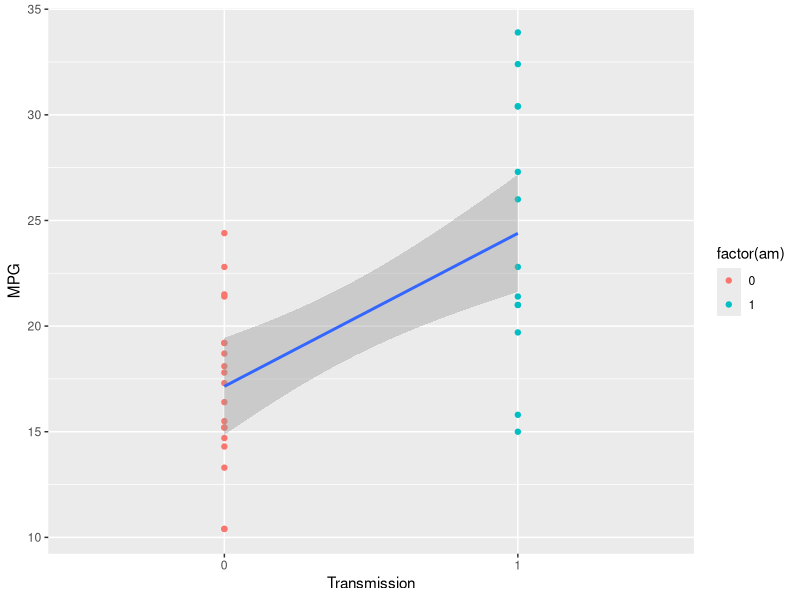
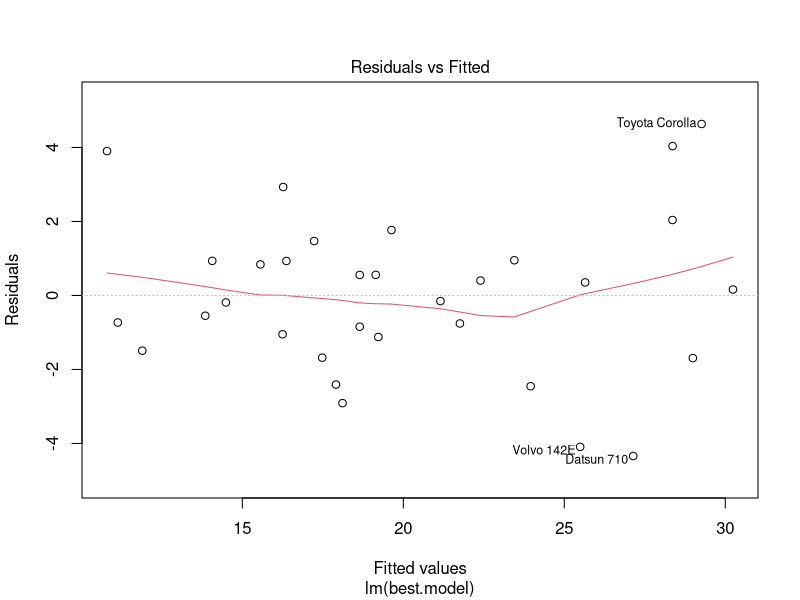
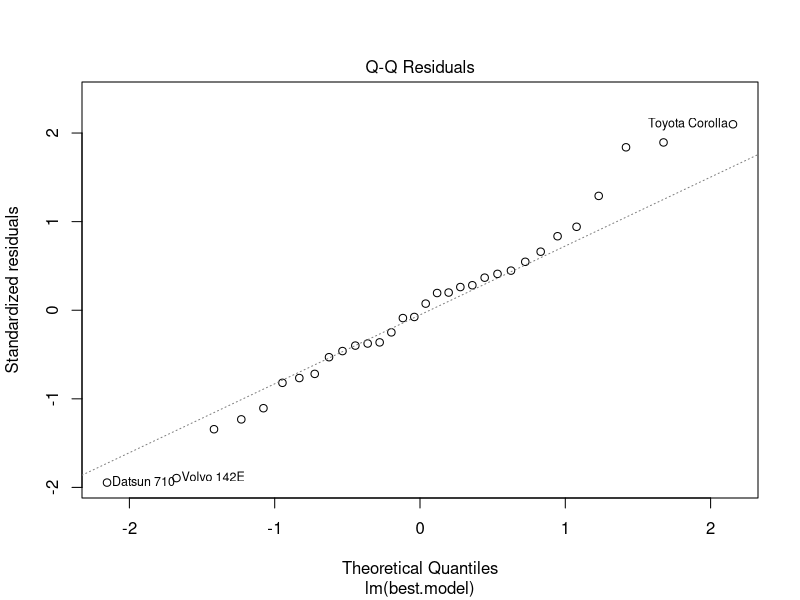
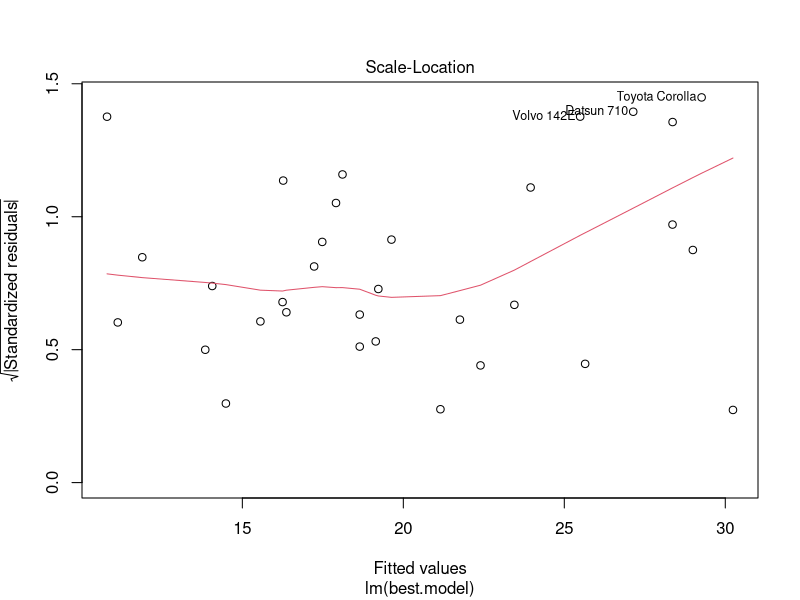
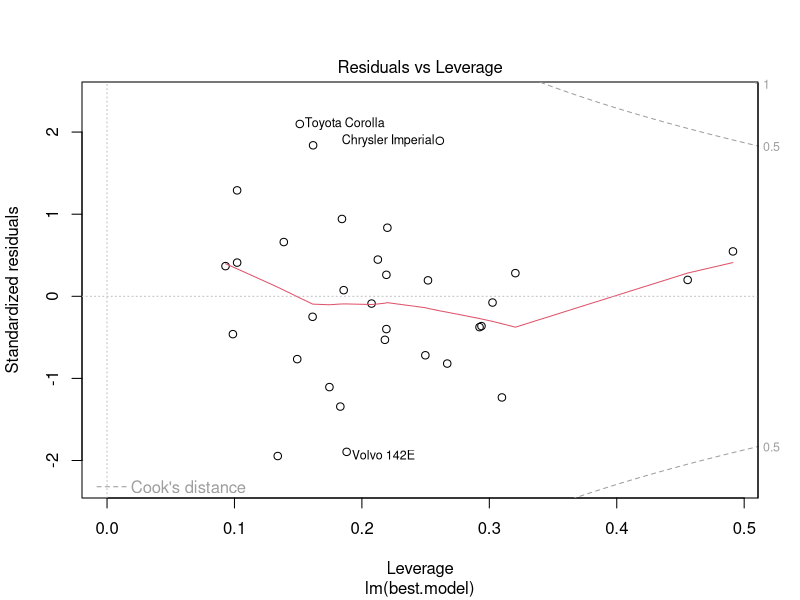

These charts were generated, in order, by the following R code:
## ---- chunk 1
library(datasets)
library(plyr)
library(ggplot2)
data(mtcars)
mtcars[, c(2, 8:11)] <- lapply(mtcars[, c(2, 8:11)], as.factor)

fit1 <- lm(mpg ~ am, data=mtcars)
fs1 <- summary(fit1)$fstatistic
pval1 <- pf(fs1[1], fs1[2], fs1[3], lower.tail=FALSE)[[1]]
## ---- chunk 2
fit2 <- lm(mpg ~ ., data=mtcars)
pval2 <- summary(fit2)$coefficients["am1", "Pr(>|t|)"]
## ---- chunk 3
vars <- c("cyl", "disp", "hp", "drat", "wt", "qsec", "vs", "gear", "carb")
results <- NULL

process.model <- function(f) {
  model <- summary(lm(f, data=mtcars))
  fs <- model$fstatistic
  results <<- rbind(results, data.frame(
    Model=f,
    r2.adjusted=signif(model$adj.r.squared, 3),
    p.value=signif(pf(fs[1], fs[2], fs[3], lower.tail=FALSE)[[1]], 3)
    ))
}

for (modindex in 0:2^9) {
  v <- vars[bitwAnd(modindex, 2^(0:8)) > 0]
  f <- paste("mpg ~ ", paste(c(v, "am"), collapse=" + "), sep="")
  process.model(f)
}

results <- arrange(results, desc(r2.adjusted)) # desc(p.value) shows no p.value >= 0.1%
head(results)
best.model <- as.character(results[[1, "Model"]])
bm <- lm(best.model, data=mtcars)
## ---- chunk 4
signif(summary(bm)$coefficients, 3)
cf <- confint(bm, "am1")
cf2 <- confint(bm, "am1", level=0.8968)
## ---- chunk 5
ggplot(data=mtcars) +
  geom_point(aes(x=factor(am), y=mpg, col=factor(am))) +
  stat_smooth(aes(x=factor(am), y=mpg, group=1), data=mtcars, method="lm") +
  xlab("Transmission") +
  ylab("MPG")
## ---- chunk 6
plot(bm)
